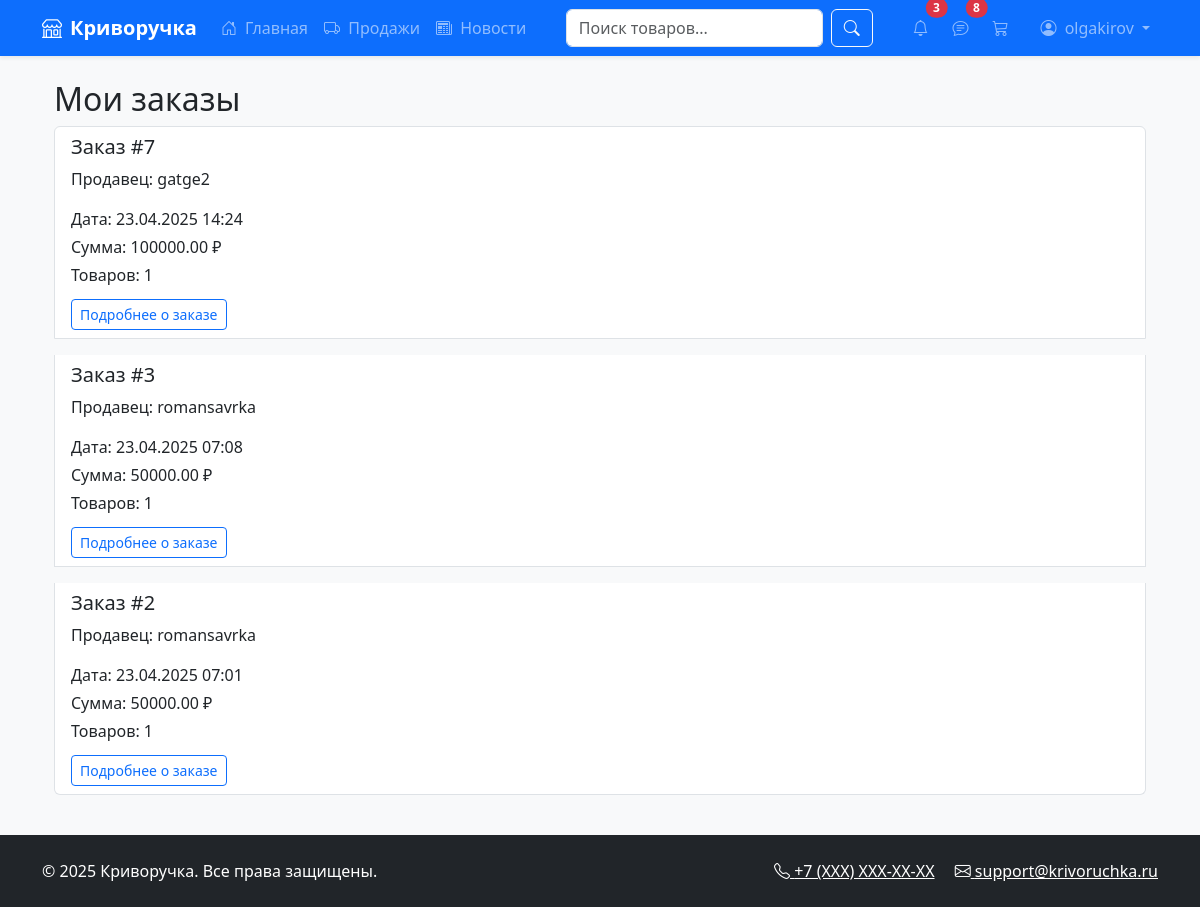
Screenshot of /order-history/ (signed in) with the database file from the repository.
### marketplace/models.py (models this page shows, shortened)
class User(AbstractUser):
    phone = models.CharField(max_length=20, blank=True)
    avatar = models.ImageField(upload_to='avatars/', blank=True)
    middle_name = models.CharField(max_length=100, blank=True)
    bio = models.TextField(blank=True)
    address = models.TextField(blank=True)
    groups = models.ManyToManyField(
        'auth.Group',
        related_name="marketplace_user_groups",
        blank=True,
    )
    user_permissions = models.ManyToManyField(
        'auth.Permission',
        related_name="marketplace_user_permissions",
        blank=True,
    )

class Order(models.Model):
    PENDING = 'pending'
    SHIPPED = 'shipped'
    DELIVERED = 'delivered'
    STATUS_CHOICES = [
        (PENDING, 'В обработке'),
        (SHIPPED, 'Отправлено'),
        (DELIVERED, 'Доставлено'),
    ]
    user = models.ForeignKey(User, on_delete=models.CASCADE)
    products = models.ManyToManyField('Product', through='OrderItem')  # Изменили items на products
    total_price = models.DecimalField(max_digits=10, decimal_places=2)
    address = models.TextField()
    status = models.CharField(max_length=20, choices=STATUS_CHOICES, default=PENDING)
    created_at = models.DateTimeField(auto_now_add=True)
    updated_at = models.DateTimeField(auto_now=True)
    tracking_number = models.CharField(max_length=50, blank=True, null=True)
    def get_status_class(self):
        return {
            'pending': 'bg-info',
            'shipped': 'bg-warning',
            'delivered': 'bg-success'
        }.get(self.status, 'bg-secondary')

class OrderItem(models.Model):
    order = models.ForeignKey(Order, on_delete=models.CASCADE, related_name='order_items')
    product = models.ForeignKey(Product, on_delete=models.SET_NULL, null=True, blank=True)
    quantity = models.PositiveIntegerField(default=1)
    seller = models.ForeignKey(User, on_delete=models.CASCADE)

### marketplace/views.py (the view)
# urls.py: path('order-history/', views.order_history, name='order_history'),
@login_required
def order_history(request):
    orders = Order.objects.filter(user=request.user).order_by('-created_at')
    return render(request, 'marketplace/order_history.html', {'orders': orders})

### marketplace/context_processors.py (called while the page is built)
def unread_notifications(request):
    if request.user.is_authenticated:
        return {
            'unread_count': request.user.notifications.filter(is_read=False).count()
        }
    return {}

def unread_chats(request):
    if not request.user.is_authenticated:
        return {}
    unread_count = Message.objects.filter(
        chat__order__order_items__seller=request.user,
        is_read=False
    ).exclude(
        sender=request.user
    ).count()
    return {'unread_chats_count': unread_count}

### marketplace/views.py (called while the page is built)
def base_context(request):
    if request.user.is_authenticated:
        return {'cart_items_count': Cart.objects.filter(user=request.user).count()}
    return {}

### templates/marketplace/order_history.html (shortened to what this page needs)
{% extends 'marketplace/base.html' %}
{% block content %}
<div class="container mt-4">
    <h2>Мои заказы</h2>
    <div class="list-group">
        {% for order in orders %}
        <div class="list-group-item mb-3">
            <div class="d-flex justify-content-between">
                <div>
                    <h5>Заказ #{{ order.id }}</h5>
                    <p>Продавец: {{ order.order_items.first.seller.username }}</p>
                </div>
                <span class="badge bg-{{ order.get_status_class }}">
                </span>
            </div>
            <p class="mb-1">Дата: {{ order.created_at|date:"d.m.Y H:i" }}</p>
            <p class="mb-1">Сумма: {{ order.total_price }} ₽</p>
            <p class="mb-1">Товаров: {{ order.order_items.count }}</p>
            <a href="{% url 'order_detail' order.id %}" class="btn btn-sm btn-outline-primary mt-2">
                Подробнее о заказе
            </a>
        </div>
        {% empty %}
        <p class="text-muted">У вас пока нет заказов</p>
        {% endfor %}
    </div>
</div>
{% endblock %}

### templates/marketplace/base.html (shortened to what this page needs)
<!DOCTYPE html>
<html lang="ru">
{% load custom_filters %}
{% load seller_tags %}
<head>
    <link href="https://cdn.jsdelivr.net/npm/bootstrap@5.3.2/dist/css/bootstrap.min.css" rel="stylesheet">
    <link rel="stylesheet" href="https://cdn.jsdelivr.net/npm/bootstrap-icons@1.11.3/font/bootstrap-icons.min.css">
    <link href="/static/css/style.css" rel="stylesheet">
</head>
<body class="d-flex flex-column min-vh-100 bg-light">
    <nav class="navbar navbar-expand-lg navbar-dark bg-primary shadow-sm position-relative">
        <div class="container">
            <a class="navbar-brand fw-bold" href="{% url 'home' %}">
                <i class="bi bi-shop me-2"></i>Криворучка
            </a>
            <div class="collapse navbar-collapse" id="mainNavbar">
                <ul class="navbar-nav me-auto mb-2 mb-lg-0">
                    <li class="nav-item">
                        <a class="nav-link" href="{% url 'home' %}">
                            <i class="bi bi-house-door me-1"></i> Главная
                        </a>
                    </li>
                    {% if user.is_authenticated %}
                    <li class="nav-item">
                        <a class="nav-link" href="{% url 'seller_orders' %}">
                            <i class="bi bi-truck me-1"></i> Продажи
                        </a>
                    </li>
                    <li class="nav-item">
                        <a class="nav-link" href="{% url 'news_list' %}">
                            <i class="bi bi-newspaper me-1"></i> Новости
                        </a>
                    </li>
                    {% endif %}
                </ul>
                <form method="get" action="{% url 'search_results' %}" class="d-flex position-relative">
    <input type="text"
           id="search-input"
           name="q"
           class="form-control me-2"
           placeholder="Поиск товаров..."
           autocomplete="off"
           aria-label="Поиск товаров">
    <button type="submit" class="btn btn-outline-light">
        <i class="bi bi-search"></i>
    </button>
</form>
                <ul class="navbar-nav ms-auto mb-2 mb-lg-0">
                    {% if user.is_authenticated %}
                    <li class="nav-item me-2">
                        <a class="nav-link position-relative" href="{% url 'notifications' %}">
                            <i class="bi bi-bell"></i>
                            {% if unread_count > 0 %}
                            <span class="position-absolute top-0 start-100 translate-middle badge rounded-pill bg-danger">
                                {{ unread_count }}
                            </span>
                            {% endif %}
                        </a>
                    </li>
{% if user.is_authenticated %}
<li class="nav-item me-2">
    <a href="{% url 'seller_chats' %}" class="nav-link position-relative">
    <i class="bi bi-chat-text"></i>
    {% if unread_chats_count > 0 %}
    <span class="position-absolute top-0 start-100 translate-middle badge rounded-pill bg-danger">
        {{ unread_chats_count }}
    </span>
    {% endif %}
</a>
</li>
{% endif %}
                    <li class="nav-item me-3">
                        <a class="nav-link position-relative" href="{% url 'cart' %}">
                            <i class="bi bi-cart3"></i>
                        </a>
                    </li>
                    <li class="nav-item dropdown">
                        <a class="nav-link dropdown-toggle" href="#" id="userDropdown" role="button" data-bs-toggle="dropdown">
                            <i class="bi bi-person-circle me-1"></i> {{ user.username }}
                        </a>
                    </li>
                    {% endif %}
                </ul>
            </div>
        </div>
    </nav>
    <main class="flex-grow-1">
        <div class="container my-4">
            {% block content %}{% endblock %}
        </div>
    </main>
    <footer class="bg-dark text-white py-4 mt-auto">
        <div class="container">
            <div class="row">
                <div class="col-md-6 text-center text-md-start">
                    <p class="mb-0">&copy; {% now "Y" %} Криворучка. Все права защищены.</p>
                </div>
                <div class="col-md-6 text-center text-md-end">
                    <a href="#" class="text-white me-3"><i class="bi bi-telephone"></i> +7 (XXX) XXX-XX-XX</a>
                    <a href="#" class="text-white"><i class="bi bi-envelope"></i> support@krivoruchka.ru</a>
                </div>
            </div>
        </div>
    </footer>
</body>
</html>

### rows the page displays
User: username "olgakirov"
Order: id "7", order_items.first.seller.username "gatge2", created_at "23.04.2025 14:24", total_price "100000.00", order_items.count "1"
Order: id "3", order_items.first.seller.username "romansavrka", created_at "23.04.2025 07:08", total_price "50000.00", order_items.count "1"
Order: id "2", order_items.first.seller.username "romansavrka", created_at "23.04.2025 07:01", total_price "50000.00", order_items.count "1"

### other values shown
{{ unread_count }} "3"
{{ unread_chats_count }} "8"
